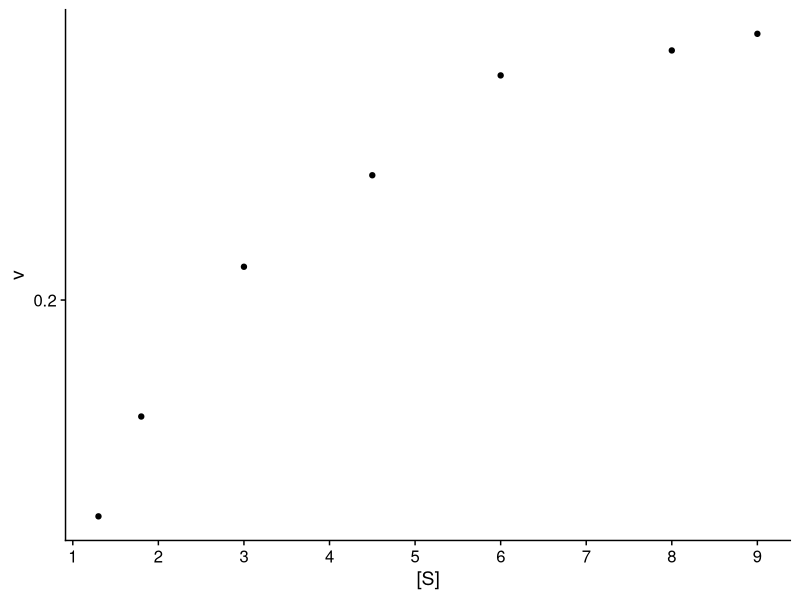
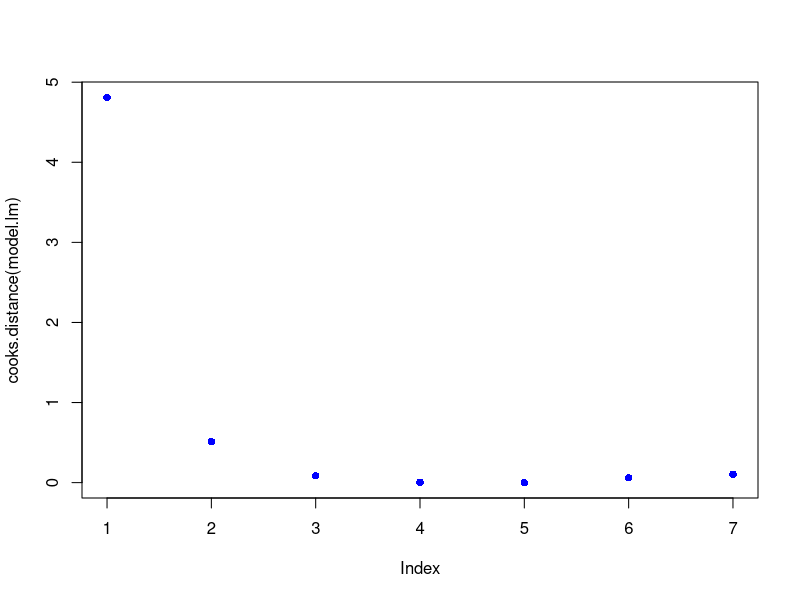
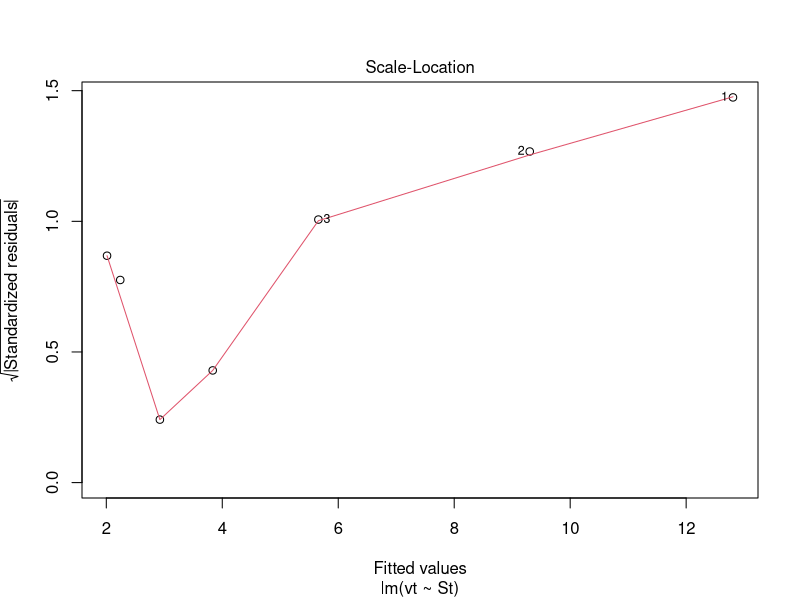
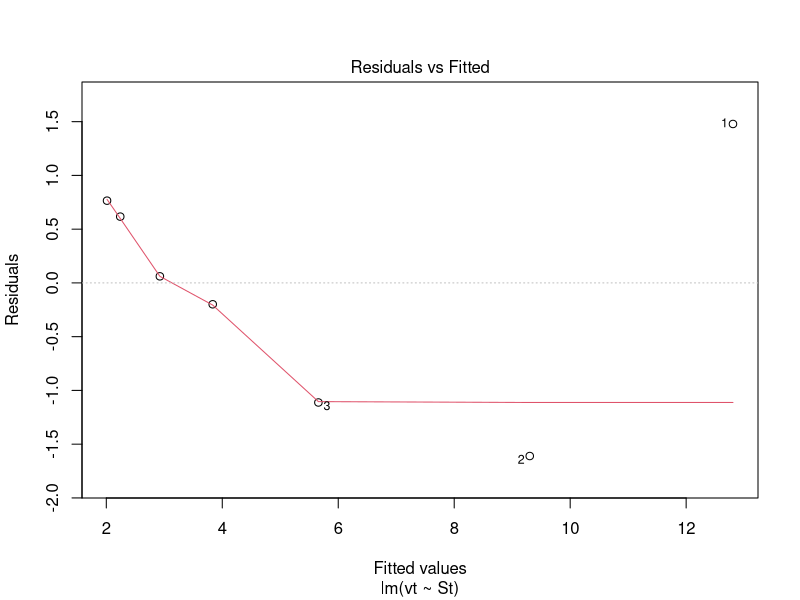
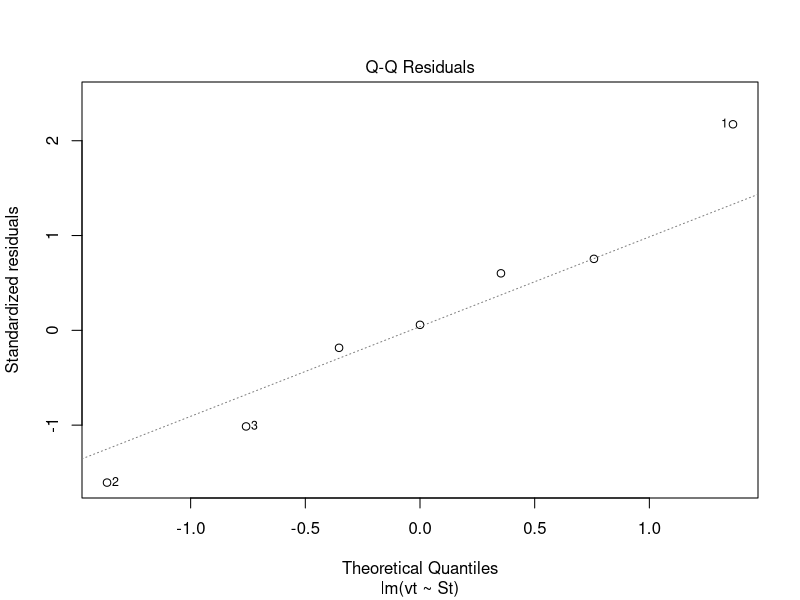
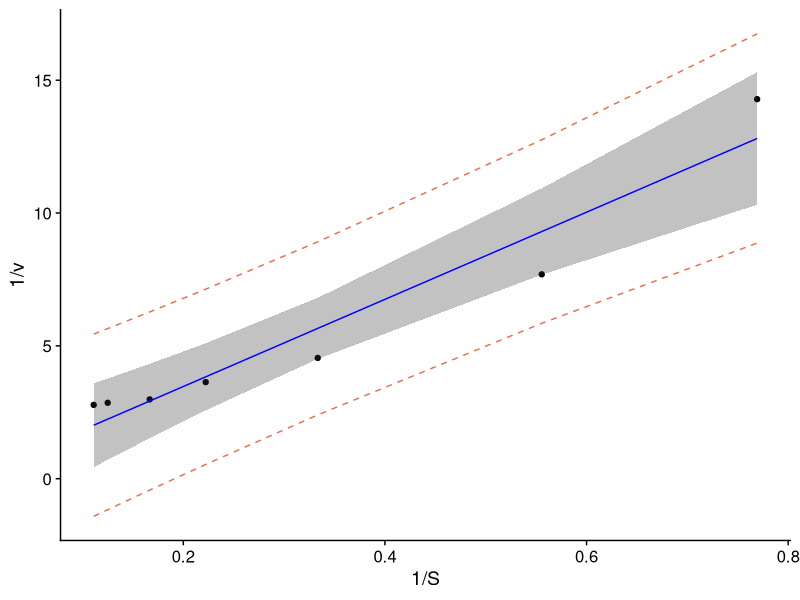
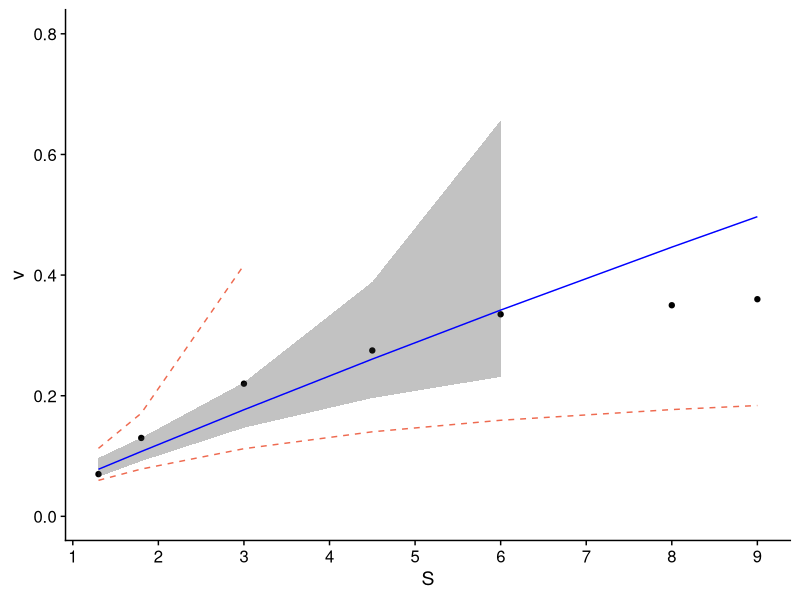
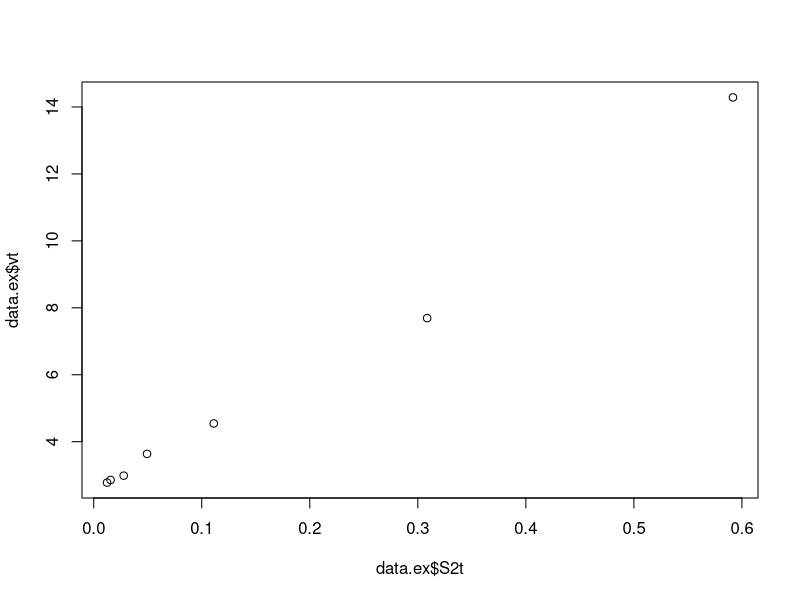

Write the R code that produced these figures, in order.
## ---- chunk 1
knitr::opts_chunk$set(echo = TRUE)
## ---- chunk 2
library(ggplot2)
library(cowplot)
library(readxl)
## ---- chunk 3
S <- c(1.3, 1.8, 3, 4.5, 6, 8, 9)
v <- c(.07, .13, .22, .275, .335, .35, .36)
data.ex <- data.frame(S,v)
## ---- chunk 4
# here you can either start a ggplot or just use the simple plot command. Since we're practicing ggplot, let's stick with this.
p <- ggplot(data.ex, aes(S,v)) + geom_point() + 
  cowplot::theme_cowplot() + # adds theme
  scale_y_continuous(breaks=seq(0,0.8,.2)) + # changes scale to min and max with prescribed spacing
  scale_x_continuous(breaks=seq(0,9,1)) + 
  ylab("v") + # adds y-label with units
  xlab("[S]")
p
## ---- chunk 5
data.ex$vt <- 1/data.ex$v
data.ex$St <- 1/data.ex$S
data.ex$S2t <- 1/data.ex$S^2
## ---- chunk 6
# Create linear model, 1st order Michaelis Menton
model.lm <- lm(vt~St, data=data.ex)
summary(model.lm)
vm <- 1/model.lm$coefficients[1]
ks <- vm*model.lm$coefficients[2]
vm
ks
## ---- chunk 7
# review leverage/influence of data points on regression. Use plot of Cook's D, evaluate subset of CooksD above threshold, and evaluate DFFITS (another influence diagnostic)

plot(cooks.distance(model.lm), pch = 16, col = "blue") #Plot the Cooks Distances.

n <- length(model.lm$residuals)
p <- length(model.lm$coefficients)
subset(cooks.distance(model.lm), cooks.distance(model.lm) > qf(0.1, p, n - p, lower.tail = FALSE)) # determines if there are any flagged observations from CooksD
subset(dffits(model.lm), dffits(model.lm) > 2 * sqrt(p / n)) # determines if there are any flagged observations from DFFITS
## ---- chunk 8
# Here, the which variable provides the ability to create 4 plots of interest: "Residuals vs Fitted", "Normal Q-Q", "Scale-Location", "Cook's distance", "Residuals vs Leverage"

# To test for homoscedasaticity, review plot of standardized residuals
plot(model.lm,  which = 3, ask = FALSE)

## ---- chunk 9
# To test for bias, review plot of  residuals
plot(model.lm,  which = 1, ask = FALSE)
## ---- chunk 10
# To test for normality, review plot
plot(model.lm,  which = 2, ask = FALSE)
## ---- chunk 11

# Use model to create prediction intervals

model.predict <- predict(model.lm, interval = "predict")

# Use model to create confidence intervals

model.confidence <- predict(model.lm, interval = "confidence")
colnames(model.confidence) <- c("cfit", "clwr", "cupr") #rename columns


# Create dataset that merges dataset

data.all <- cbind(data.ex,model.predict, model.confidence)

# Create ggplot

p1 <- ggplot(data.all, aes(x = St, y = vt)) +
  geom_point() + # adds points
  geom_line(aes(y=lwr), col = "coral2", linetype = "dashed") + #lower prediction interval
  geom_line(aes(y=upr), col = "coral2", linetype = "dashed") + 
  geom_ribbon(aes(ymin=clwr,ymax=cupr),alpha=0.3) +  # confidence band
  geom_line(aes(y=fit), col = "blue") +  # confidence band
  theme_cowplot() +
  ylab("1/v") +
  xlab("1/S")

p1


data.all$fit <- 1/data.all$fit
data.all$lwr <- 1/data.all$lwr
data.all$upr <- 1/data.all$upr
data.all$clwr <- 1/data.all$clwr
data.all$cupr <- 1/data.all$cupr

p <- ggplot(data.all, aes(x = S, y = v)) +
  geom_point() + # adds points
  geom_line(aes(y=lwr), col = "coral2", linetype = "dashed") + #lower prediction interval
  geom_line(aes(y=upr), col = "coral2", linetype = "dashed") + 
  geom_ribbon(aes(ymin=clwr,ymax=cupr),alpha=0.3) +  # confidence band
  geom_line(aes(y=fit), col = "blue") +  # confidence band
  theme_cowplot() +
  ylab("v") +
  xlab("S") +
  scale_y_continuous(breaks=seq(0,0.8,.2)) + # changes scale to min and max with prescribed spacing
  scale_x_continuous(breaks=seq(0,9,1)) + 
  ylim(0,0.8)

p

## ---- chunk 12
# Create linear model, 1st order Michaelis Menton
plot(data.ex$S2t,data.ex$vt)
model.lm <- lm(vt~S2t, data=data.ex)
summary(model.lm)
vm <- 1/model.lm$coefficients[1]
ks <- sqrt(vm*model.lm$coefficients[2])
vm
ks
## ---- chunk 13
# review leverage/influence of data points on regression. Use plot of Cook's D, evaluate subset of CooksD above threshold, and evaluate DFFITS (another influence diagnostic)

plot(cooks.distance(model.lm), pch = 16, col = "blue") #Plot the Cooks Distances.

n <- length(model.lm$residuals)
p <- length(model.lm$coefficients)
subset(cooks.distance(model.lm), cooks.distance(model.lm) > qf(0.1, p, n - p, lower.tail = FALSE)) # determines if there are any flagged observations from CooksD
subset(dffits(model.lm), dffits(model.lm) > 2 * sqrt(p / n)) # determines if there are any flagged observations from DFFITS
## ---- chunk 14
# Here, the which variable provides the ability to create 4 plots of interest: "Residuals vs Fitted", "Normal Q-Q", "Scale-Location", "Cook's distance", "Residuals vs Leverage"

# To test for homoscedasaticity, review plot of standardized residuals
plot(model.lm,  which = 3, ask = FALSE)

## ---- chunk 15
# To test for bias, review plot of  residuals
plot(model.lm,  which = 1, ask = FALSE)
## ---- chunk 16
# To test for normality, review plot
plot(model.lm,  which = 2, ask = FALSE)
## ---- chunk 17

# Use model to create prediction intervals

model.predict <- predict(model.lm, interval = "predict")

# Use model to create confidence intervals

model.confidence <- predict(model.lm, interval = "confidence")
colnames(model.confidence) <- c("cfit", "clwr", "cupr") #rename columns


# Create dataset that merges dataset

data.all <- cbind(data.ex,model.predict, model.confidence)

# Create ggplot

p1 <- ggplot(data.all, aes(x = S2t, y = vt)) +
  geom_point() + # adds points
  geom_line(aes(y=lwr), col = "coral2", linetype = "dashed") + #lower prediction interval
  geom_line(aes(y=upr), col = "coral2", linetype = "dashed") + 
  geom_ribbon(aes(ymin=clwr,ymax=cupr),alpha=0.3) +  # confidence band
  geom_line(aes(y=fit), col = "blue") +  # confidence band
  theme_cowplot() +
  ylab("1/v") +
  xlab("1/S^2")

p1


data.all$fit <- (1/(data.all$fit))
data.all$lwr <- (1/(data.all$lwr))
data.all$upr <- (1/(data.all$upr))
data.all$clwr <- (1/(data.all$clwr))
data.all$cupr <- (1/(data.all$cupr))

p <- ggplot(data.all, aes(x = S, y = v)) +
  geom_point() + # adds points
  geom_line(aes(y=lwr), col = "coral2", linetype = "dashed") + #lower prediction interval
  geom_line(aes(y=upr), col = "coral2", linetype = "dashed") + 
  geom_ribbon(aes(ymin=clwr,ymax=cupr),alpha=0.3) +  # confidence band
  geom_line(aes(y=fit), col = "blue") +  # confidence band
  theme_cowplot() +
  ylab("v") +
  xlab("S") +
  scale_y_continuous(breaks=seq(0,0.4,.1)) + # changes scale to min and max with prescribed spacing
  scale_x_continuous(breaks=seq(0,9,1)) + 
  ylim(0,0.8)

p

